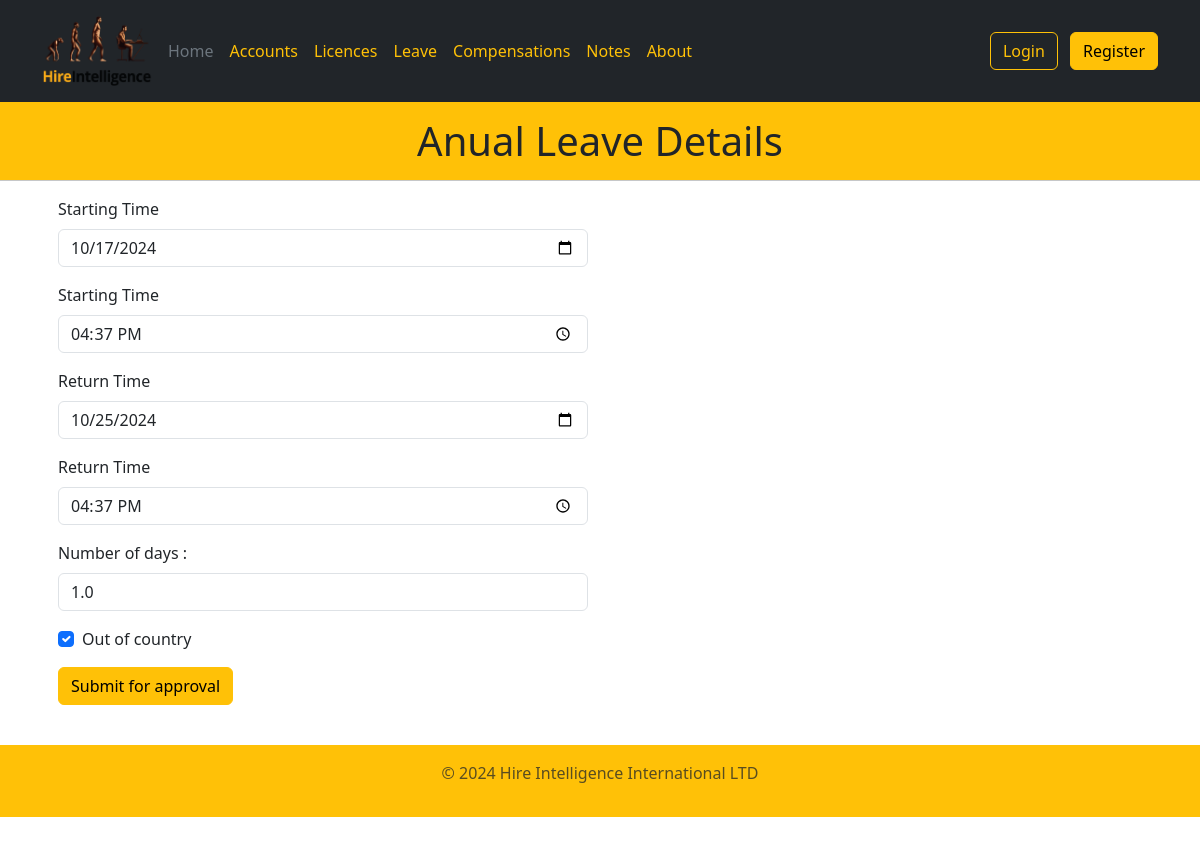
The app's page /anual_leave_details/1 with its own data.
### models.py (models this page shows)
class PersonalDay(db.Model):
    id = db.Column(db.Integer, primary_key=True, autoincrement=True)
    date = db.Column(db.DateTime(timezone=True))
    start_date = db.Column(db.DateTime(timezone=True))
    start_time = db.Column(db.DateTime(timezone=True))
    return_date = db.Column(db.DateTime(timezone=True))
    return_time = db.Column(db.DateTime(timezone=True))
    number_of_days = db.Column(db.Float)
    out_of_country = db.Column(db.Boolean)

### views.py (the view, shortened to what this page needs)
    @app.route("/anual_leave_details/<int:leave_id>", methods=("GET", "POST"))
    def anual_leave_details(leave_id):
        anual_leave = db.get_or_404(PersonalDay, leave_id )
        form = PersonalDayForm(
            start_date = anual_leave.start_date,
            start_time = anual_leave.start_time,
            return_date = anual_leave.return_date,
            return_time = anual_leave.return_time,
            number_of_days = anual_leave.number_of_days,
            out_of_country = anual_leave.out_of_country,
        )
        return render_template("anual_leave_details.html",
            title="Anual Leave Details", year=datetime.now().year, form=form)

### forms.py
class PersonalDayForm(FlaskForm):
    start_date = DateField("Starting Time")
    start_time = TimeField("Starting Time")
    return_date = DateField("Return Time")
    return_time = TimeField("Return Time")
    number_of_days = FloatField("Number of days :")
    out_of_country = BooleanField("Out of country")
    submit = SubmitField("Submit for approval",
        render_kw={"class":"btn btn-warning"})

### templates/anual_leave_details.html (shortened to what this page needs)
{% extends "base.html" %}
{% block content %}
<h1 class="text-center">{{title}}</h1>
<hr>
<div class="container ">
    <div class="row">
            <div class="col-sm m-3">
                    {{render_form(form)}}
            </div>
            <div class="col-sm">
            </div>
    </div>
</div>
{% endblock %}
{% block year %} {{year}} {% endblock %}

### static/style/style.css (style rules this page uses)
h1 { background-color: #ffc107; margin: 0px; padding: 15px; }
hr { background-color: #ffc107; margin : 0px; }

### records on screen
PersonalDay: start_date "10/17/2024", start_time "16:37", return_date "10/25/2024", return_time "16:37", number_of_days "1.0", out_of_country "☑"

### other values on screen
{{ title }} "Anual Leave Details"
